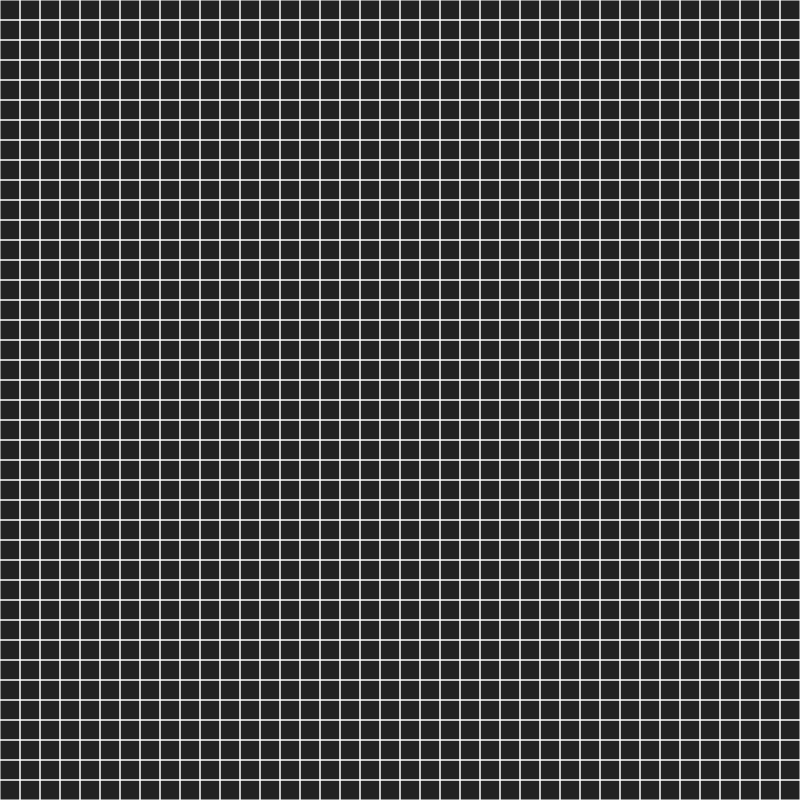
Frame 1 (no input)
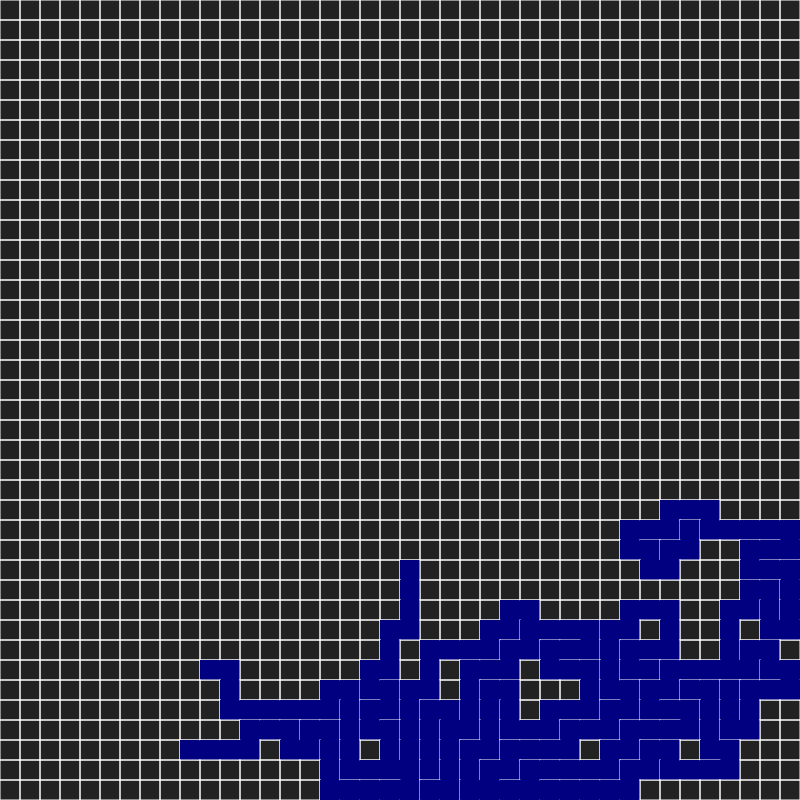
Frame 60 (no input)
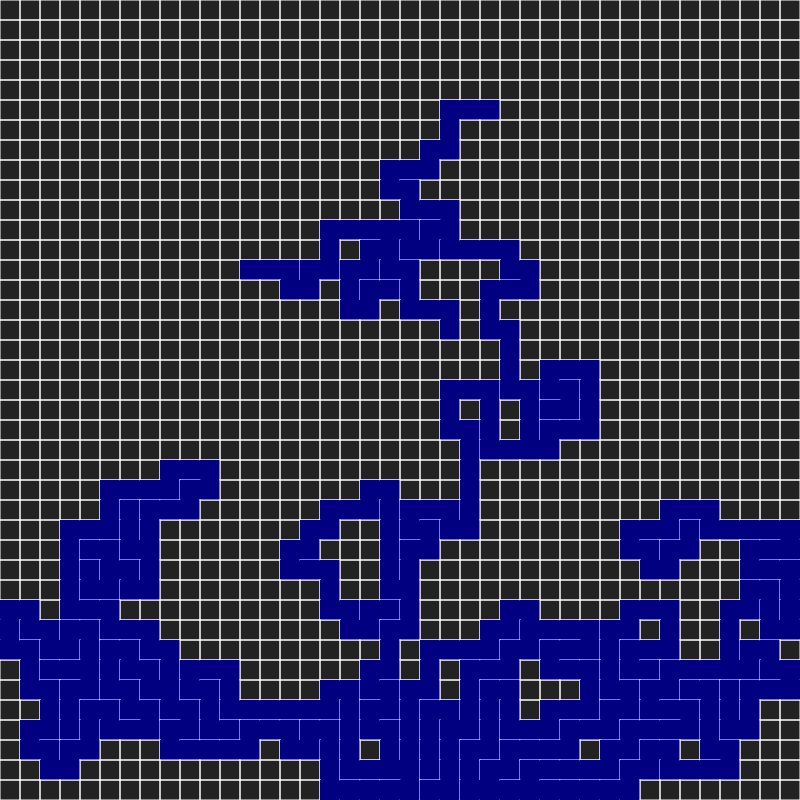
Frame 120 (the mouse pressed at the canvas centre since frame 60)

The p5.js sketch that drew these frames (run headless with seeded random() and noise() and a simulated clock; from frame 60 on, the mouse is pressed at the canvas centre):

// p5.js sketch
// ── sketch.js
var cols, rows;
var w = 20;
var grid = [], stack = [], randNumStack = [];

var currentA, currentB, currentC, currentD;
var startCell, endCell;
var maxCell, cellCount = 0, cellInd = 0;
var sideCellCount, sideCellStack = [];

var moves = 0;

function setup() {
  createCanvas(800, 800);
  cols = floor(width / w);
  rows = floor(height / w);
  maxCell = cols * rows;

  sideCellCount = (cols - 1) * 4;
  for (var j = 0; j < rows; j++) {
    for (var i = 0; i < cols; i++) {
      var cell = new Cell(i, j, cellInd);
      grid.push(cell);
      cellInd++;
      if (i == 0 || j == 0 || i == cols - 1 || j == rows - 1) {
        sideCellStack.push(cell)
      }
    }
  }
  setStartEndCell();
  currentB = currentA;
  currentC = currentA;
  currentD = currentA;
  cellCount++;
}

function draw() {
  background('#222222');
  for (var i = 0; i < grid.length; i++) {
    grid[i].show();
  }

  drawMaze();
  if (maxCell == cellCount) {
    window.setTimeout(noLoop, 1000);
  }

  if (!isLooping()) {
    highlightStartEnd();
    doGameLogic();
  }
}

function setStartEndCell() {
  var startCellInd = randSideNum(sideCellCount);
  startCell = sideCellStack[startCellInd];
  endCell = sideCellStack[sideCellCount - 1 - startCellInd];

  currentA = startCell;
}

function highlightStartEnd() {
  startCell.highlight(0);
  endCell.highlight(1);

}

function index(i, j) {
  if (i < 0 || j < 0 || i > cols - 1 || j > rows - 1) {
    return -1;
  }
  return i + j * cols;
}


function removeWalls(a, b) {
  var x = a.i - b.i;
  if (x === 1) {
    a.walls[3] = false;
    b.walls[1] = false;
  } else if (x === -1) {
    a.walls[1] = false;
    b.walls[3] = false;
  }
  var y = a.j - b.j;
  if (y === 1) {
    a.walls[0] = false;
    b.walls[2] = false;
  } else if (y === -1) {
    a.walls[2] = false;
    b.walls[0] = false;
  }
}

function randGridNum(maxNum) {
  var randNum = Math.floor(Math.random() * (maxNum));
  while (randNumStack.includes(randNum)) {
    randNum = Math.floor(Math.random() * (cols * rows));
  }
  randNumStack.push(randNum);
  return randNum;
}

function randSideNum(maxNum) {
  return Math.floor(Math.random() * (maxNum));
}

function drawMaze() {
  currentA.visited = true;
  currentB.visited = true;
  currentC.visited = true;
  currentD.visited = true;
  // STEP 1
  var nextA = currentA.checkNeighbors();
  if (nextA) {
    nextA.visited = true;

    // STEP 2
    stack.push(currentA);
    cellCount++;

    // STEP 3
    removeWalls(currentA, nextA);

    // STEP 4
    currentA = nextA;
  } else if (stack.length > 0) {
    currentA = stack.pop();
  }


  // STEP 1
  var nextB = currentB.checkNeighbors();
  if (nextB) {
    nextB.visited = true;

    // STEP 2
    stack.push(currentB);
    cellCount++;

    // STEP 3
    removeWalls(currentB, nextB);

    // STEP 4
    currentB = nextB;
  } else if (stack.length > 0) {
    currentB = stack.pop();
  }

  // STEP 1
  var nextC = currentC.checkNeighbors();
  if (nextC) {
    nextC.visited = true;

    // STEP 2
    stack.push(currentC);
    cellCount++;

    // STEP 3
    removeWalls(currentC, nextC);

    // STEP 4
    currentC = nextC;
  } else if (stack.length > 0) {
    currentC = stack.pop();
  }

  // STEP 1
  var nextD = currentD.checkNeighbors();
  if (nextD) {
    nextD.visited = true;

    // STEP 2
    stack.push(currentD);
    cellCount++;

    // STEP 3
    removeWalls(currentD, nextD);

    // STEP 4
    currentD = nextD;
  } else if (stack.length > 0) {
    currentD = stack.pop();
  }
}
// ── cell.js
function Cell(i, j, cellInd) {
    this.ind = cellInd;
    this.i = i;
    this.j = j;
    this.walls = [true, true, true, true];
    this.visited = false;

    this.checkNeighbors = function () {
        var neighbors = [];

        var top = grid[index(i, j - 1)];
        var right = grid[index(i + 1, j)];
        var bottom = grid[index(i, j + 1)];
        var left = grid[index(i - 1, j)];

        if (top && !top.visited) {
            neighbors.push(top);
        }
        if (right && !right.visited) {
            neighbors.push(right);
        }
        if (bottom && !bottom.visited) {
            neighbors.push(bottom);
        }
        if (left && !left.visited) {
            neighbors.push(left);
        }

        if (neighbors.length > 0) {
            var r = floor(random(0, neighbors.length));
            return neighbors[r];
        } else {
            return undefined;
        }


    }
    this.highlight = function (starter) {
        var x = this.i * w;
        var y = this.j * w;
        noStroke();

        switch (starter) {
            case 0:
                fill(255, 0, 0);
                break;
            case 1:
                fill(0, 255, 0);
                break;
        }
        rect(x, y, w, w);
    }

    this.unhighlight = function (starter) {
        var x = this.i * w;
        var y = this.j * w;
        noStroke();

        switch (starter) {
            case 0:
                fill(0, 0, 128);
                break;
            case 1:
                fill(0, 0, 128);
                break;
        }
        rect(x, y, w, w);
    }

    this.show = function () {
        var x = this.i * w;
        var y = this.j * w;
        stroke(255);
        if (this.walls[0]) {
            line(x, y, x + w, y);
        }
        if (this.walls[1]) {
            line(x + w, y, x + w, y + w);
        }
        if (this.walls[2]) {
            line(x + w, y + w, x, y + w);
        }
        if (this.walls[3]) {
            line(x, y + w, x, y);
        }

        if (this.visited) {
            noStroke();
            fill(0, 0, 128);
            rect(x, y, w, w);
        }
    }

    this.moveup = function () {
        if (this.walls[0] == false) {
            moves++;
            return grid[index(this.i, this.j - 1)];
        } else {
            return this;
        }
    }

    this.moveright = function () {
        if (this.walls[1] == false) {
            moves++;
            return grid[index(this.i + 1, this.j)];
        } else {
            return this;
        }
    }

    this.movedown = function () {
        if (this.walls[2] == false) {
            moves++;
            return grid[index(this.i, this.j + 1)];
        } else {
            return this;
        }
    }

    this.moveleft = function () {
        if (this.walls[3] == false) {
            moves++;
            return grid[index(this.i - 1, this.j)];
        } else {
            return this;
        }
    }
}
// ── gameLogic.js
function doGameLogic() {
    var moveInd;
    window.addEventListener('keydown', doKeyDown, true);

    function doKeyDown(evt) {
        var handled = false;
        switch (evt.keyCode) {
            case 38:  /* Up arrow was pressed */
                startCell.unhighlight(0);
                startCell.show();
                startCell = startCell.moveup();
                startCell.highlight(0);
                handled = true;
                break;
            case 87:  /* Up arrow was pressed */
                startCell.unhighlight(0);
                startCell.show();
                startCell = startCell.moveup();
                startCell.highlight(0);
                handled = true;
                break;
            case 40:  /* Down arrow was pressed */
                startCell.unhighlight(0);
                startCell.show();
                startCell = startCell.movedown();
                startCell.highlight(0);
                handled = true;
                break;
            case 83:  /* Down arrow was pressed */
                startCell.unhighlight(0);
                startCell.show();
                startCell = startCell.movedown();
                startCell.highlight(0);
                handled = true;
                break;
            case 37:  /* Left arrow was pressed */
                startCell.unhighlight(0);
                startCell.show();
                startCell = startCell.moveleft();
                startCell.highlight(0);
                handled = true;
                break;
            case 65:  /* Left arrow was pressed */
                startCell.unhighlight(0);
                startCell.show();
                startCell = startCell.moveleft();
                startCell.highlight(0);
                handled = true;
                break;
            case 39:  /* Right arrow was pressed */
                startCell.unhighlight(0);
                startCell.show();
                startCell = startCell.moveright();
                startCell.highlight(0);
                handled = true;
                break;
            case 68:  /* Right arrow was pressed */
                startCell.unhighlight(0);
                startCell.show();
                startCell = startCell.moveright();
                startCell.highlight(0);
                handled = true;
                break;
        }
        console.log(moves);
        if (handled)
            evt.preventDefault(); // prevent arrow keys from scrolling the page (supported in IE9+ and all other browsers)
        
        if(startCell.ind == endCell.ind){
            alert("Congratulations! Game Passed! Moves used : " + moves);
        }
    }
}

// ── style.css
html, body {
  margin: 0;
  padding: 0;
}

canvas {
  display: block;
  margin: auto;
  padding-top: 3%;
}
